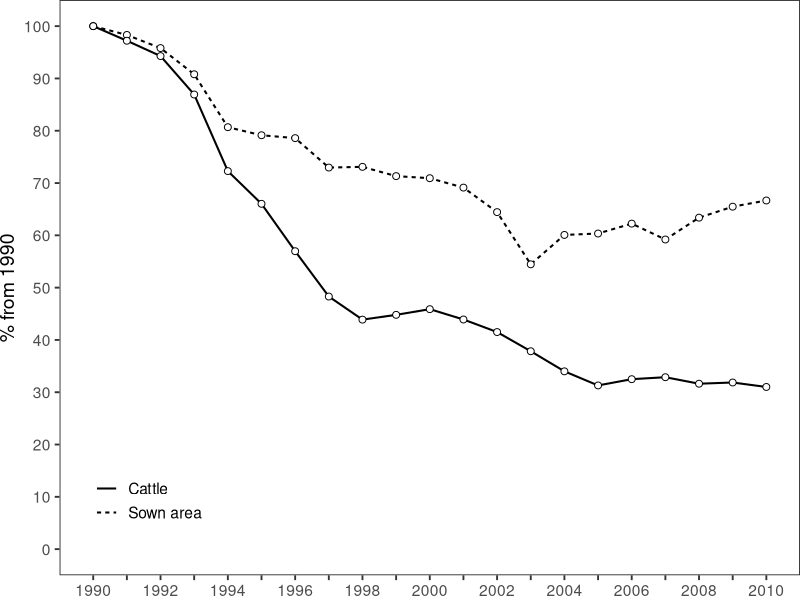
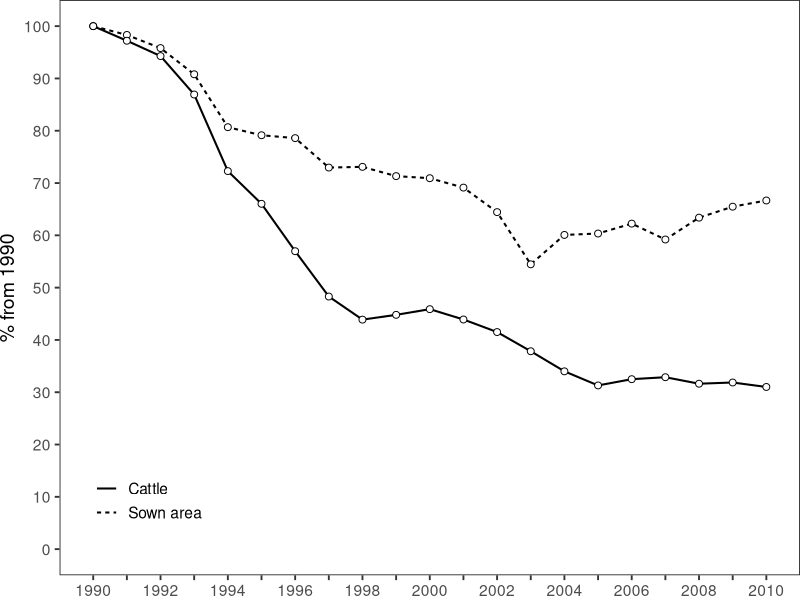
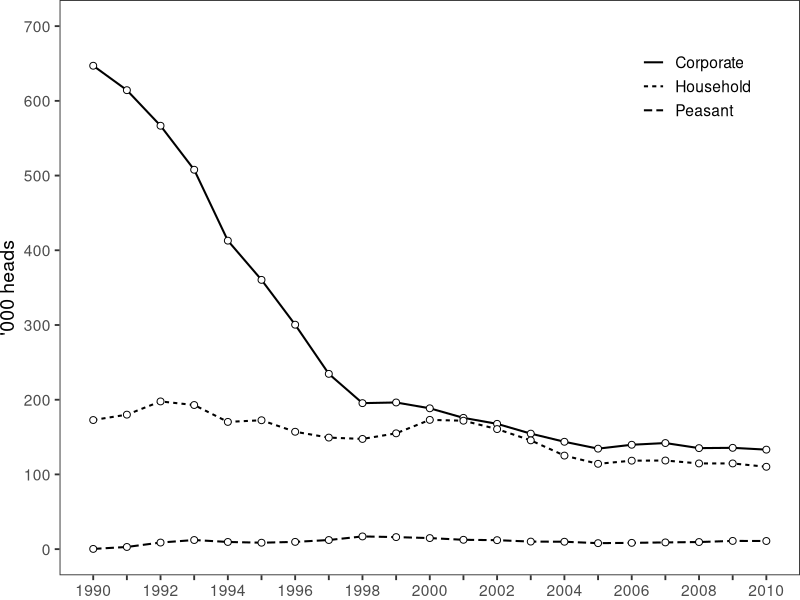
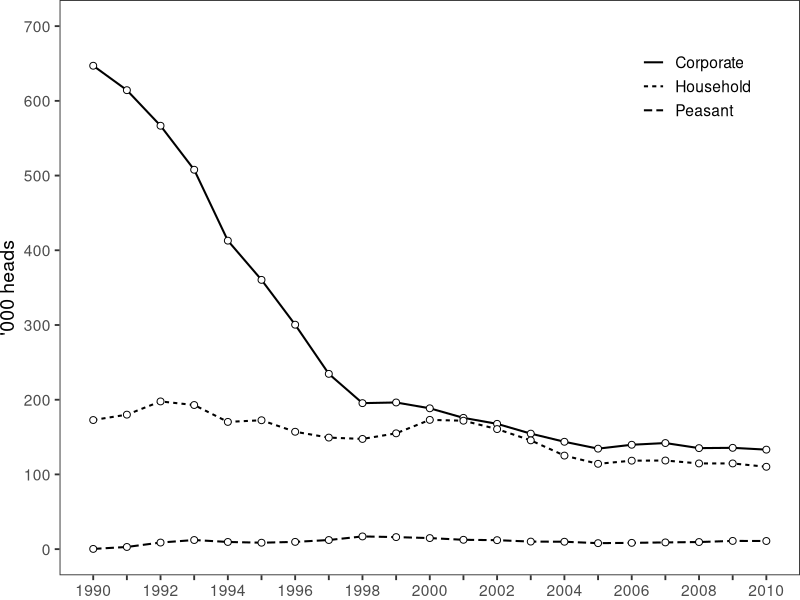

R code for these plots, in order:
# Market Expansion and Rural Depopulation in post-Socialist Russia
# Alexander Sheludkov, 2020

# Appendix. Figure A3. Agricultural dynamics in Tyumen province in 1990-2010.
# Appendix. Figure A4. Structural changes in cattle farming in Tyumen province in 1990-2010.

library(readr)
library(dplyr)
library(tidyr)
library(ggplot2)

# Read data (based on Rosstat estimates)
cattle <- readr::read_csv("data/Agriculture/Cattle_structure.csv")
sown_area_cattle <- readr::read_csv("data/Agriculture/Sown_area_cattle.csv")

# Figure A3. Agricultural dynamics in Tyumen province in 1990-2010.

years.labels <- 1990:2010
years.labels[-seq(1,25,2)] <- ""

FigA3 <-
  sown_area_cattle %>% 
  group_by(Indicator) %>% 
  mutate(Value = Value/Value[Year == 1990]*100) %>% # calculate ratio
  ggplot(aes(x = Year, y = Value, linetype = Indicator))+
  geom_line(lwd = 0.7)+
  geom_point(size=2, shape=21, fill="white", show.legend = F)+
  scale_x_continuous(breaks = 1990:2010, labels = years.labels)+
  scale_y_continuous(name = "% from 1990", limits = c(0,100),
                     breaks = seq(0, 110, 10))+
  scale_linetype(labels = c("Cattle", "Sown area"))+
  theme_bw(base_size = 14, base_family = "Helvetica")+
  theme(panel.grid = element_blank(),
        axis.ticks = element_line(),
        axis.title.x = element_blank(),
        legend.title = element_blank(),
        legend.position = c(0.12,0.13),
        plot.margin = margin(0,0,0,0, "cm"))

ggsave(plot = FigA3, filename = "Figure A3.jpeg",
       device = "jpeg", path = "plots/Appendix/",
       dpi = 300, width = 18, height = 10, units = "cm")
ggsave(plot = FigA3, filename = "Figure A3.eps", 
       path = "plots/Appendix/",
       width = 18, height = 10, units = "cm", device = "eps")

# Fig. A4. Structural changes in cattle farming in Tyumen oblast in 1990-2010
# Notes: “Corporate” refers to agricultural enterprises, “peasant” refers to family farms,
# and “household” refers to private small-scale farming.

FigA4 <- cattle %>% 
  ggplot(aes(x = Year, y = Value, linetype = FarmCategory))+
  geom_line(lwd = 0.7)+
  geom_point(size=2, shape=21, fill="white", show.legend = F)+
  scale_x_continuous(breaks = 1990:2010, labels = years.labels)+
  scale_y_continuous(name = "'000 heads", limits = c(0,700),
                     breaks = seq(0, 700, 100))+
  scale_linetype(labels = c("Corporate", "Household", "Peasant"))+
  theme_bw(base_size = 14, base_family = "Helvetica")+
  theme(panel.grid = element_blank(),
        axis.ticks = element_line(),
        axis.title.x = element_blank(),
        legend.position = c(0.86, 0.85),
        legend.direction = "vertical",
        legend.title = element_blank(),
        legend.box = "horizontal", 
        plot.margin = margin(0,0,0,0, "cm"))

# Save the plot
ggsave(plot = FigA4, filename = "Figure A4.jpeg",
       device = "jpeg", path = "plots/Appendix/",
       dpi = 300, width = 18, height = 10, units = "cm")

ggsave(plot = FigA4, filename = "Figure A4.eps", 
       path = "plots/Appendix/",
       width = 18, height = 10, units = "cm", device = "eps")